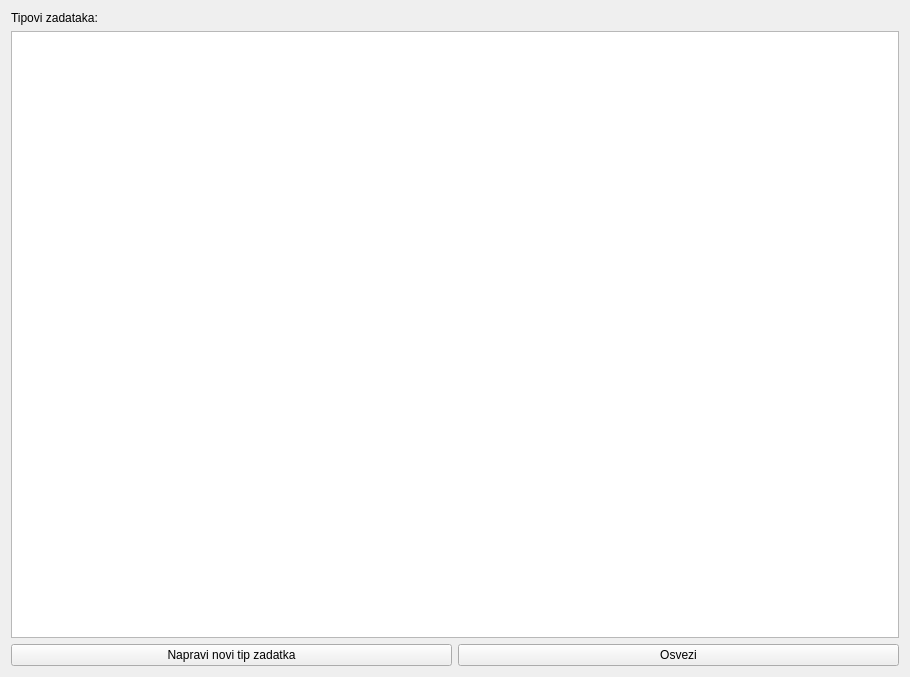
<?xml version="1.0" encoding="UTF-8"?>
<ui version="4.0">
 <class>TaskTypesView</class>
 <widget class="QWidget" name="TaskTypesView">
  <property name="geometry">
   <rect>
    <x>0</x>
    <y>0</y>
    <width>910</width>
    <height>677</height>
   </rect>
  </property>
  <property name="windowTitle">
   <string>Form</string>
  </property>
  <layout class="QVBoxLayout" name="verticalLayout">
   <item>
    <widget class="QLabel" name="label">
     <property name="text">
      <string>Tipovi zadataka:</string>
     </property>
    </widget>
   </item>
   <item>
    <widget class="QTableWidget" name="tableWidget"/>
   </item>
   <item>
    <widget class="QWidget" name="widget" native="true">
     <layout class="QHBoxLayout" name="horizontalLayout">
      <property name="leftMargin">
       <number>0</number>
      </property>
      <property name="topMargin">
       <number>0</number>
      </property>
      <property name="rightMargin">
       <number>0</number>
      </property>
      <property name="bottomMargin">
       <number>0</number>
      </property>
      <item>
       <widget class="QPushButton" name="newTaskType">
        <property name="text">
         <string>Napravi novi tip zadatka</string>
        </property>
       </widget>
      </item>
      <item>
       <widget class="QPushButton" name="pushButton_2">
        <property name="text">
         <string>Osvezi</string>
        </property>
       </widget>
      </item>
     </layout>
    </widget>
   </item>
  </layout>
 </widget>
 <resources/>
 <connections/>
</ui>
